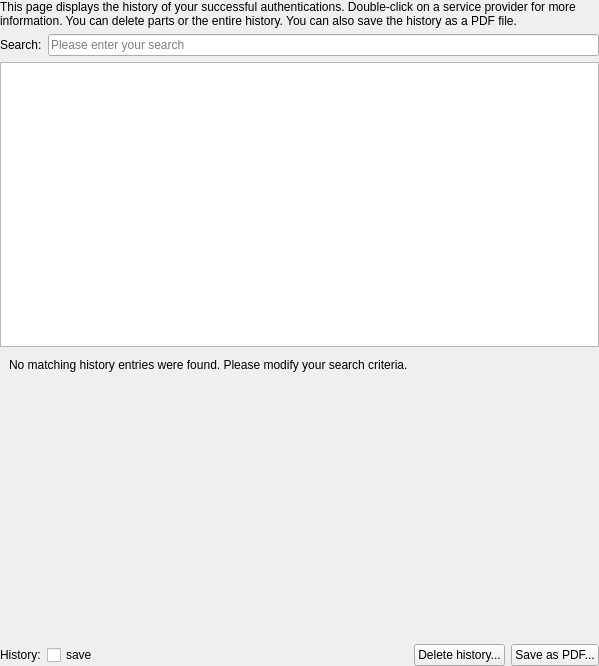
<?xml version="1.0" encoding="UTF-8"?>
<ui version="4.0">
 <class>HistoryWidget</class>
 <widget class="QWidget" name="HistoryWidget">
  <property name="geometry">
   <rect>
    <x>0</x>
    <y>0</y>
    <width>599</width>
    <height>666</height>
   </rect>
  </property>
  <layout class="QVBoxLayout" name="verticalLayout">
   <property name="leftMargin">
    <number>0</number>
   </property>
   <property name="topMargin">
    <number>0</number>
   </property>
   <property name="rightMargin">
    <number>0</number>
   </property>
   <property name="bottomMargin">
    <number>0</number>
   </property>
   <item>
    <layout class="QVBoxLayout" name="verticalLayout_2">
     <item>
      <widget class="QLabel" name="label">
       <property name="focusPolicy">
        <enum>Qt::TabFocus</enum>
       </property>
       <property name="text">
        <string>This page displays the history of your successful authentications. Double-click on a service provider for more information. You can delete parts or the entire history. You can also save the history as a PDF file.</string>
       </property>
       <property name="wordWrap">
        <bool>true</bool>
       </property>
      </widget>
     </item>
     <item>
      <layout class="QHBoxLayout" name="horizontalLayout_2">
       <item>
        <widget class="QLabel" name="label_3">
         <property name="focusPolicy">
          <enum>Qt::TabFocus</enum>
         </property>
         <property name="text">
          <string>Search:</string>
         </property>
        </widget>
       </item>
       <item>
        <widget class="QLineEdit" name="historySearch">
         <property name="accessibleName">
          <string>Please enter your search</string>
         </property>
         <property name="placeholderText">
          <string>Please enter your search</string>
         </property>
        </widget>
       </item>
      </layout>
     </item>
     <item>
      <widget class="QTableWidget" name="historyTableWidget">
       <property name="styleSheet">
        <string notr="true"/>
       </property>
       <property name="sizeAdjustPolicy">
        <enum>QAbstractScrollArea::AdjustToContents</enum>
       </property>
       <property name="tabKeyNavigation">
        <bool>false</bool>
       </property>
       <property name="alternatingRowColors">
        <bool>true</bool>
       </property>
       <property name="selectionMode">
        <enum>QAbstractItemView::SingleSelection</enum>
       </property>
       <property name="selectionBehavior">
        <enum>QAbstractItemView::SelectItems</enum>
       </property>
       <property name="verticalScrollMode">
        <enum>QAbstractItemView::ScrollPerPixel</enum>
       </property>
       <property name="horizontalScrollMode">
        <enum>QAbstractItemView::ScrollPerPixel</enum>
       </property>
       <attribute name="horizontalHeaderCascadingSectionResizes">
        <bool>true</bool>
       </attribute>
       <attribute name="horizontalHeaderDefaultSectionSize">
        <number>150</number>
       </attribute>
       <attribute name="horizontalHeaderHighlightSections">
        <bool>false</bool>
       </attribute>
       <attribute name="horizontalHeaderStretchLastSection">
        <bool>true</bool>
       </attribute>
      </widget>
     </item>
     <item>
      <widget class="QWidget" name="noResultWidget" native="true">
       <layout class="QVBoxLayout" name="noResultsLayout">
        <property name="topMargin">
         <number>5</number>
        </property>
        <item>
         <widget class="QLabel" name="noResultsLabel">
          <property name="text">
           <string>No matching history entries were found. Please modify your search criteria.</string>
          </property>
         </widget>
        </item>
        <item>
         <spacer name="verticalSpacer">
          <property name="orientation">
           <enum>Qt::Vertical</enum>
          </property>
          <property name="sizeHint" stdset="0">
           <size>
            <width>20</width>
            <height>40</height>
           </size>
          </property>
         </spacer>
        </item>
       </layout>
      </widget>
     </item>
     <item>
      <layout class="QHBoxLayout" name="horizontalLayout">
       <item>
        <widget class="QLabel" name="label_2">
         <property name="focusPolicy">
          <enum>Qt::TabFocus</enum>
         </property>
         <property name="accessibleName">
          <string>save history:</string>
         </property>
         <property name="text">
          <string>History:</string>
         </property>
        </widget>
       </item>
       <item>
        <widget class="QCheckBox" name="saveHistoryCheckBox">
         <property name="accessibleName">
          <string>save history</string>
         </property>
         <property name="accessibleDescription">
          <string/>
         </property>
         <property name="text">
          <string>save</string>
         </property>
        </widget>
       </item>
       <item>
        <spacer name="horizontalSpacer">
         <property name="orientation">
          <enum>Qt::Horizontal</enum>
         </property>
         <property name="sizeHint" stdset="0">
          <size>
           <width>40</width>
           <height>20</height>
          </size>
         </property>
        </spacer>
       </item>
       <item>
        <widget class="QPushButton" name="historyDeleteButton">
         <property name="text">
          <string>Delete history...</string>
         </property>
        </widget>
       </item>
       <item>
        <widget class="QPushButton" name="historyExportButton">
         <property name="accessibleName">
          <string>save history as PDF</string>
         </property>
         <property name="text">
          <string>Save as PDF...</string>
         </property>
        </widget>
       </item>
      </layout>
     </item>
    </layout>
   </item>
  </layout>
 </widget>
 <resources/>
 <connections/>
</ui>
